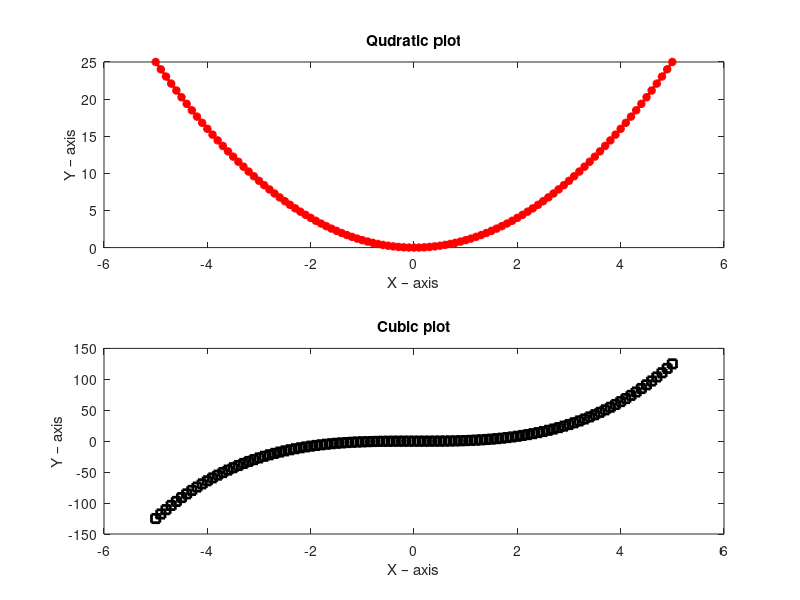

This chart was generated by the following MATLAB code:
%Here we are plotting different figures on a same figure window

x=-5:0.1:5;
y1=x.^2;
y2=x.^3;
subplot(2,1,1)
plot(x,y1,'r-*','linewidth',2)
title('Qudratic plot')
xlabel('X – axis')
ylabel('Y – axis')
subplot(2,1,2)
plot(x,y2,'k:s','linewidth',2)
title('Cubic plot')
xlabel('X – axis')
ylabel('Y – axis')
